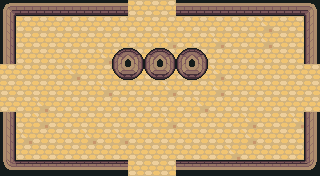

This game map was drawn from its Tiled (.tmx) file and the tilesets committed beside it. A one-line description and the full map source follow:
An orthogonal 20x11 tile map with 16x16 px tiles, 6 tile layers (ground, dressing, decor, walls, ...), 3 tilesets and 12 objects (6x PROP, 5x ENTRY, CHEST).

<map version="1.10" tiledversion="1.10.2" orientation="orthogonal" renderorder="right-down" width="20" height="11" tilewidth="16" tileheight="16" infinite="0" nextlayerid="8" nextobjectid="13">
 <tileset firstgid="1" name="wall" tilewidth="16" tileheight="16" tilecount="110" columns="10">
  <image source="../../../gfx/tiles/ruins/tilesetwallsimple.png" width="160" height="176" />
 </tileset>
 <tileset firstgid="111" name="floor" tilewidth="16" tileheight="16" tilecount="374" columns="22">
  <image source="../../../gfx/tiles/ruins/tilesetinteriorfloor.png" width="352" height="272" />
 </tileset>
 <tileset firstgid="485" name="elements" tilewidth="16" tileheight="16" tilecount="27" columns="9">
  <image source="../../../gfx/tiles/ruins/elements.png" width="144" height="48" />
 </tileset>
 <layer id="1" name="ground" width="20" height="11">
  <data encoding="csv">
402,398,398,398,398,402,398,398,398,398,398,398,398,398,398,398,398,398,398,398,
398,398,398,398,398,398,398,398,398,398,398,398,398,398,398,398,402,398,398,398,
398,398,398,398,398,398,398,398,398,398,402,398,398,402,398,398,402,398,398,402,
398,398,398,398,398,398,402,402,398,398,398,398,398,398,398,398,398,398,398,398,
398,398,398,398,402,398,398,402,398,398,398,398,398,402,398,398,398,398,398,398,
398,398,398,398,398,398,402,398,398,398,402,398,398,402,398,398,398,398,398,398,
398,398,402,398,398,398,398,398,398,398,398,398,402,398,398,398,398,398,398,398,
402,398,402,398,398,398,398,398,398,398,402,398,398,398,398,402,398,398,402,398,
398,402,398,398,398,402,398,402,398,398,398,398,398,398,398,402,398,398,398,398,
402,398,398,398,398,398,398,398,398,398,398,398,398,398,402,398,398,398,398,398,
398,398,398,398,398,398,398,398,398,398,398,398,398,398,398,398,398,402,398,398
</data>
 </layer>
 <layer id="2" name="dressing" width="20" height="11">
  <data encoding="csv">
0,0,0,0,0,0,0,0,0,0,0,0,0,0,0,0,0,0,0,0,
0,0,0,0,0,0,0,0,0,0,0,0,0,0,0,0,0,0,0,0,
0,0,0,0,0,0,0,0,0,0,0,0,0,0,0,0,0,0,0,0,
0,0,0,0,0,0,0,0,0,0,0,0,0,0,0,0,0,0,0,0,
0,0,0,0,0,0,0,0,0,0,0,0,0,0,0,0,0,0,0,0,
0,0,0,0,0,0,0,0,0,0,0,0,0,0,0,0,0,0,0,0,
0,0,0,0,0,0,0,0,0,0,0,0,0,0,0,0,0,0,0,0,
0,0,0,0,0,0,0,0,0,0,0,0,0,0,0,0,0,0,0,0,
0,0,0,0,0,0,0,0,0,0,0,0,0,0,0,0,0,0,0,0,
0,0,0,0,0,0,0,0,0,0,0,0,0,0,0,0,0,0,0,0,
0,0,0,0,0,0,0,0,0,0,0,0,0,0,0,0,0,0,0,0
</data>
 </layer>
 <layer id="3" name="decor" width="20" height="11">
  <data encoding="csv">
0,0,0,0,0,0,0,0,0,0,0,0,0,0,0,0,0,0,0,0,
0,0,0,0,0,0,0,0,0,0,0,0,0,0,0,0,0,0,0,0,
0,0,0,0,0,0,0,0,0,0,0,0,0,0,0,0,0,0,0,0,
0,0,0,0,0,0,0,0,0,0,0,0,0,0,0,0,0,0,0,0,
0,0,0,0,0,0,0,0,0,0,0,0,0,0,0,0,0,0,0,0,
0,0,0,0,0,0,0,0,0,0,0,0,0,0,0,0,0,0,0,0,
0,0,0,0,0,0,0,0,0,0,0,0,0,0,0,0,0,0,0,0,
0,0,0,0,0,0,0,0,0,0,0,0,0,0,0,0,0,0,0,0,
0,0,0,0,0,0,0,0,0,0,0,0,0,0,0,0,0,0,0,0,
0,0,0,0,0,0,0,0,0,0,0,0,0,0,0,0,0,0,0,0,
0,0,0,0,0,0,0,0,0,0,0,0,0,0,0,0,0,0,0,0
</data>
 </layer>
 <layer id="4" name="walls" width="20" height="11">
  <data encoding="csv">
61,64,64,64,64,64,64,64,0,0,0,64,64,64,64,64,64,64,64,65,
71,0,0,0,0,0,0,0,0,0,0,0,0,0,0,0,0,0,0,75,
71,0,0,0,0,0,0,0,0,0,0,0,0,0,0,0,0,0,0,75,
71,0,0,0,0,0,0,0,0,0,0,0,0,0,0,0,0,0,0,75,
0,0,0,0,0,0,0,0,0,0,0,0,0,0,0,0,0,0,0,0,
0,0,0,0,0,0,0,0,0,0,0,0,0,0,0,0,0,0,0,0,
0,0,0,0,0,0,0,0,0,0,0,0,0,0,0,0,0,0,0,0,
71,0,0,0,0,0,0,0,0,0,0,0,0,0,0,0,0,0,0,75,
71,0,0,0,0,0,0,0,0,0,0,0,0,0,0,0,0,0,0,75,
71,0,0,0,0,0,0,0,0,0,0,0,0,0,0,0,0,0,0,75,
101,104,104,104,104,104,104,104,0,0,0,104,104,104,104,104,104,104,104,105
</data>
 </layer>
 <layer id="5" name="props" width="20" height="11">
  <data encoding="csv">
0,0,0,0,0,0,0,0,0,0,0,0,0,0,0,0,0,0,0,0,
0,0,0,0,0,0,0,0,0,0,0,0,0,0,0,0,0,0,0,0,
0,0,0,0,0,0,0,0,0,0,0,0,0,0,0,0,0,0,0,0,
0,0,0,0,0,0,0,73,74,73,74,73,74,0,0,0,0,0,0,0,
0,0,0,0,0,0,0,83,84,83,84,83,84,0,0,0,0,0,0,0,
0,0,0,0,0,0,0,0,0,0,0,0,0,0,0,0,0,0,0,0,
0,0,0,0,0,0,0,0,0,0,0,0,0,0,0,0,0,0,0,0,
0,0,0,0,0,0,0,0,0,0,0,0,0,0,0,0,0,0,0,0,
0,0,0,0,0,0,0,0,0,0,0,0,0,0,0,0,0,0,0,0,
0,0,0,0,0,0,0,0,0,0,0,0,0,0,0,0,0,0,0,0,
0,0,0,0,0,0,0,0,0,0,0,0,0,0,0,0,0,0,0,0
</data>
 </layer>
 <layer id="6" name="overhead" width="20" height="11">
  <data encoding="csv">
0,0,0,0,0,0,0,0,0,0,0,0,0,0,0,0,0,0,0,0,
0,0,0,0,0,0,0,0,0,0,0,0,0,0,0,0,0,0,0,0,
0,0,0,0,0,0,0,0,0,0,0,0,0,0,0,0,0,0,0,0,
0,0,0,0,0,0,0,0,0,0,0,0,0,0,0,0,0,0,0,0,
0,0,0,0,0,0,0,0,0,0,0,0,0,0,0,0,0,0,0,0,
0,0,0,0,0,0,0,0,0,0,0,0,0,0,0,0,0,0,0,0,
0,0,0,0,0,0,0,0,0,0,0,0,0,0,0,0,0,0,0,0,
0,0,0,0,0,0,0,0,0,0,0,0,0,0,0,0,0,0,0,0,
0,0,0,0,0,0,0,0,0,0,0,0,0,0,0,0,0,0,0,0,
0,0,0,0,0,0,0,0,0,0,0,0,0,0,0,0,0,0,0,0,
0,0,0,0,0,0,0,0,0,0,0,0,0,0,0,0,0,0,0,0
</data>
 </layer>
 <objectgroup id="7" name="spawns">
  <object id="1" name="UP" type="ENTRY" x="152" y="24" />
  <object id="2" name="DOWN" type="ENTRY" x="152" y="152" />
  <object id="3" name="LEFT" type="ENTRY" x="24" y="88" />
  <object id="4" name="RIGHT" type="ENTRY" x="296" y="88" />
  <object id="5" name="" type="ENTRY" x="168" y="88" />
  <object id="6" name="" type="CHEST" x="152" y="88" />
  <object id="7" name="torch" type="PROP" x="56" y="168" />
  <object id="8" name="torch" type="PROP" x="264" y="168" />
  <object id="9" name="torch" type="PROP" x="8" y="136" />
  <object id="10" name="torch" type="PROP" x="312" y="136" />
  <object id="11" name="banner" type="PROP" x="120" y="168" />
  <object id="12" name="banner" type="PROP" x="200" y="168" />
 </objectgroup>
</map>
